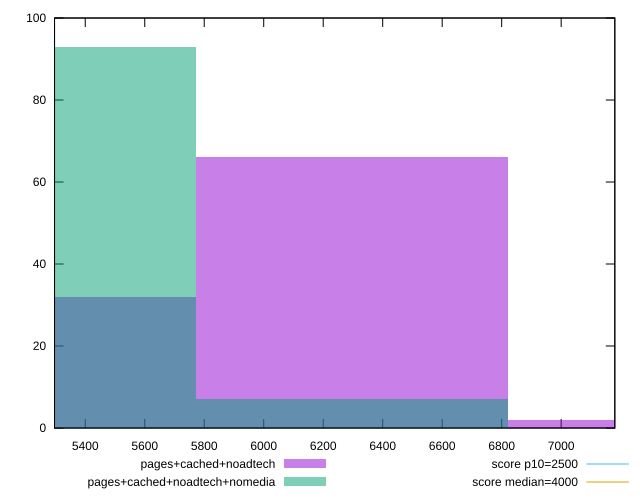

The script that saved this image:
reset

$pagesCachedNoadtech <<EOF
5248.027345090894 32
6297.632814109073 66
7347.238283127252 2
EOF

$pagesCachedNoadtechNomedia <<EOF
5248.027345090894 93
6297.632814109073 7
EOF

set key outside below
set boxwidth 1049.6054690181788
set xrange [5296.7300000000005:7180.423000000002]
set yrange [0:100]
set trange [0:100]
set style fill transparent solid 0.5 noborder

set parametric
set terminal svg size 640, 500 enhanced background rgb 'white'
set output "report_00020_2021-02-19T21:17:38.612Z2/largest-contentful-paint/comparison/histogram/2_vs_3.svg"

plot $pagesCachedNoadtech title "pages+cached+noadtech" with boxes, \
     $pagesCachedNoadtechNomedia title "pages+cached+noadtech+nomedia" with boxes, \
     2500,t title "score p10=2500", \
     4000,t title "score median=4000"

reset
